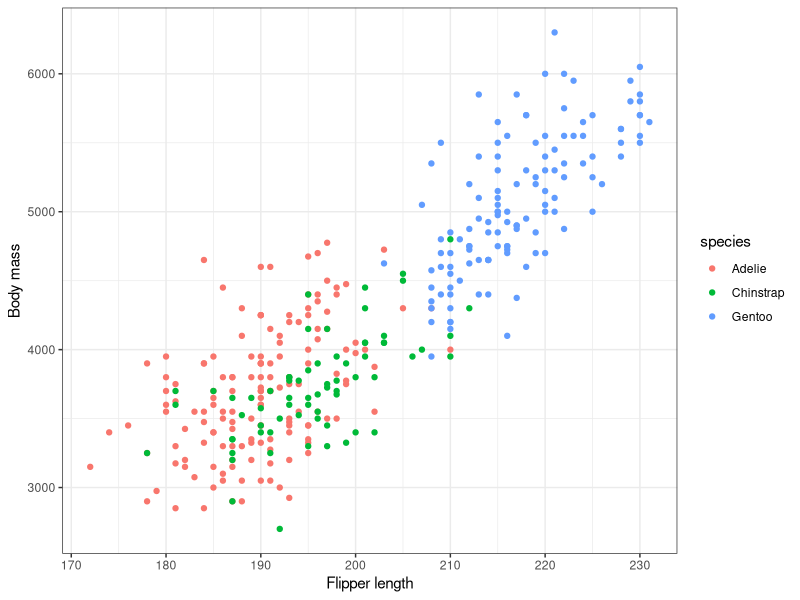
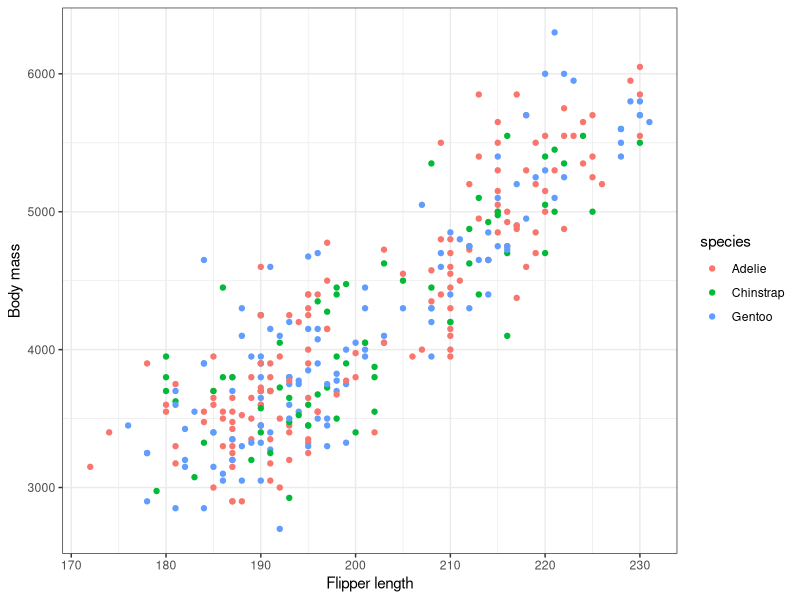

The R script that drew these images, in order:
## ---- chunk 1
library(palmerpenguins)
library(tidyverse)
penguins |>
  ggplot(aes(x = flipper_length_mm, y = body_mass_g, color = species)) +
  geom_point() +
  labs(x = "Flipper length", y = "Body mass") +
  theme_bw()
## ---- chunk 2
m_full <- lm(body_mass_g ~ flipper_length_mm + species, data = penguins)
m_reduced <- lm(body_mass_g ~ flipper_length_mm, data = penguins)
## ---- chunk 3
# calculate the SSE
sse_red <- sum(m_reduced$residuals^2)
sse_full <- sum(m_full$residuals^2)
sse_red
sse_full
## ---- chunk 4
penguins_permuted <- penguins |>
  mutate(species = sample(species, n(), replace=F))

penguins_permuted |>
  ggplot(aes(x = flipper_length_mm, y = body_mass_g, color = species)) +
  geom_point() +
  labs(x = "Flipper length", y = "Body mass") +
  theme_bw()
